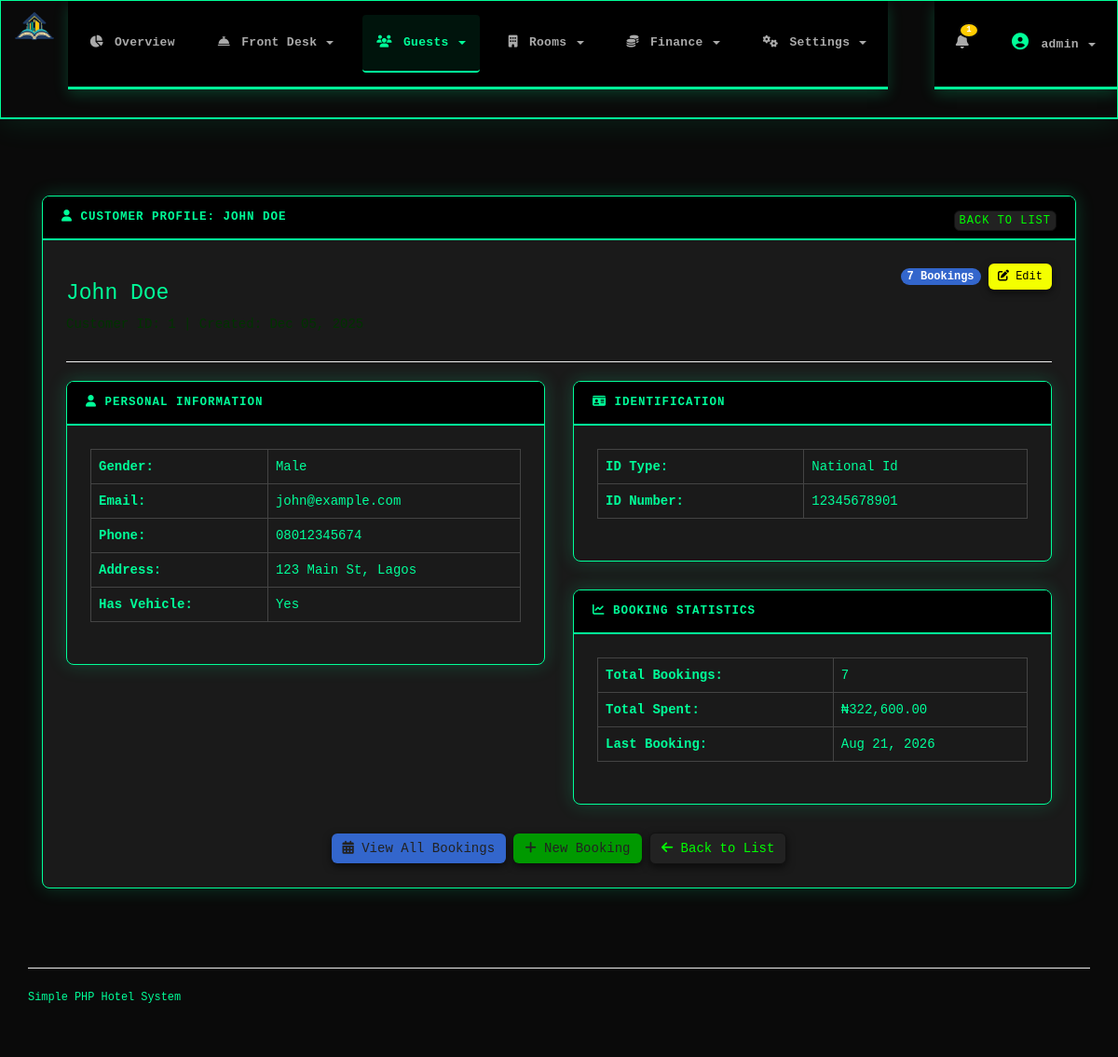
Screenshot of /admin_customers.php?view=1 (signed in) with the database file from the repository.
### tables this page shows
CREATE TABLE `customers` (
  `id` bigint(20) UNSIGNED NOT NULL,
  `firstname` varchar(100) NOT NULL,
  `lastname` varchar(100) NOT NULL,
  `gender` enum('male','female','other') DEFAULT 'male',
  `email` varchar(150) NOT NULL,
  `phone` varchar(50) DEFAULT NULL,
  `created_at` timestamp NULL DEFAULT CURRENT_TIMESTAMP,
  `address` text,
  `has_car` tinyint(1) DEFAULT '0',
  `id_type` varchar(50) DEFAULT NULL,
  `id_number` varchar(100) DEFAULT NULL,
  `notes` text
);

### functions.php (called while the page is built, shortened)
<?php
function h($string) {
    return htmlspecialchars($string, ENT_QUOTES, 'UTF-8');
}
?>

### admin_customers.php (the view, shortened to what this page needs)
<?php
require_once __DIR__.'/functions.php';
$pending_booking = null;
$booking_mode = ($pending_booking !== null);
$view_customer_id = isset($_GET['view']) ? (int)$_GET['view'] : 0;
$edit_customer_id = isset($_GET['edit']) ? (int)$_GET['edit'] : 0;
$current_customer = null;
if ($view_customer_id > 0 || $edit_customer_id > 0) {
    $customer_id = $view_customer_id > 0 ? $view_customer_id : $edit_customer_id;
    $sql = "SELECT c.*,
                   COUNT(b.id) as total_bookings,
                   SUM(b.amount) as total_spent,
                   MAX(b.created_at) as last_booking_date
            FROM customers c
            LEFT JOIN bookings b ON c.id = b.customer_id
            WHERE c.id = $customer_id
            GROUP BY c.id";
    $result = mysqli_query($conn, $sql);
    if ($result && mysqli_num_rows($result) > 0) {
        $current_customer = mysqli_fetch_assoc($result);
    }
}
include __DIR__.'/header.php';
?>
<div class="container-fluid main-container">
    <div class="content-wrapper">
        <?php if ($current_customer && $view_customer_id > 0): ?>
        <div class="row">
            <div class="col-md-12">
                <div class="card">
                    <div class="card-header">
                        <h4>
                            <i class="fa fa-user"></i> Customer Profile: <?php echo htmlspecialchars($current_customer['firstname'] . ' ' . $current_customer['lastname']); ?>
                            <a href="admin_customers.php<?php echo $booking_mode ? '?booking_mode=1' : ''; ?>" class="btn btn-xs btn-default pull-right">Back to List</a>
                        </h4>
                    </div>
                    <div class="card-body">
                        <?php
                        $created_date = date('M d, Y', strtotime($current_customer['created_at']));
                        $last_booking = $current_customer['last_booking_date'] ? date('M d, Y', strtotime($current_customer['last_booking_date'])) : 'Never';
                        $gender_display = ucfirst($current_customer['gender']);
                        $has_car_display = $current_customer['has_car'] ? 'Yes' : 'No';
                        $id_type_display = !empty($current_customer['id_type']) ? ucwords(str_replace('_', ' ', $current_customer['id_type'])) : 'Not specified';
                        $total_spent_display = $current_customer['total_spent'] ? '₦' . number_format($current_customer['total_spent'], 2) : '₦0.00';
                        ?>
                        <div class="row">
                            <div class="col-md-8">
                                <h3><?php echo htmlspecialchars($current_customer['firstname'] . ' ' . $current_customer['lastname']); ?></h3>
                                <p class="text-muted">Customer ID: <?php echo h($current_customer['id']); ?> | Created: <?php echo h($created_date); ?></p>
                            </div>
                            <div class="col-md-4 text-right">
                                <span class="badge badge-info"><?php echo $current_customer['total_bookings'] ? $current_customer['total_bookings'] : 0; ?> Bookings</span>
                                <a href="admin_customers.php?edit=<?php echo h($current_customer['id']); ?>" class="btn btn-warning btn-sm">
                                    <i class="fa fa-edit"></i> Edit
                                </a>
                            </div>
                        </div>
                        <hr>
                        <div class="row">
                            <div class="col-md-6">
                                <div class="card">
                                    <div class="card-header">
                                        <h5><i class="fa fa-user"></i> Personal Information</h5>
                                    </div>
                                    <div class="card-body">
                                        <table class="table table-bordered">
                                            <tr>
                                                <td><strong>Gender:</strong></td>
                                                <td><?php echo h($gender_display); ?></td>
                                            </tr>
                                            <tr>
                                                <td><strong>Email:</strong></td>
                                                <td><?php echo htmlspecialchars($current_customer['email']); ?></td>
                                            </tr>
                                            <tr>
                                                <td><strong>Phone:</strong></td>
                                                <td><?php echo htmlspecialchars($current_customer['phone'] ? $current_customer['phone'] : 'Not provided'); ?></td>
                                            </tr>
                                            <tr>
                                                <td><strong>Address:</strong></td>
                                                <td><?php echo nl2br(htmlspecialchars($current_customer['address'] ? $current_customer['address'] : 'Not provided')); ?></td>
                                            </tr>
                                            <tr>
                                                <td><strong>Has Vehicle:</strong></td>
                                                <td><?php echo h($has_car_display); ?></td>
                                            </tr>
                                        </table>
                                    </div>
                                </div>
                            </div>
                            <div class="col-md-6">
                                <div class="card">
                                    <div class="card-header">
                                        <h5><i class="fa fa-id-card"></i> Identification</h5>
                                    </div>
                                    <div class="card-body">
                                        <table class="table table-bordered">
                                            <tr>
                                                <td><strong>ID Type:</strong></td>
                                                <td><?php echo h($id_type_display); ?></td>
                                            </tr>
                                            <tr>
                                                <td><strong>ID Number:</strong></td>
                                                <td><?php echo htmlspecialchars($current_customer['id_number'] ? $current_customer['id_number'] : 'Not provided'); ?></td>
                                            </tr>
                                        </table>
                                    </div>
                                </div>
                                <div class="card mt-3">
                                    <div class="card-header">
                                        <h5><i class="fa fa-chart-line"></i> Booking Statistics</h5>
                                    </div>
                                    <div class="card-body">
                                        <table class="table table-bordered">
                                            <tr>
                                                <td><strong>Total Bookings:</strong></td>
                                                <td><?php echo $current_customer['total_bookings'] ? $current_customer['total_bookings'] : 0; ?></td>
                                            </tr>
                                            <tr>
                                                <td><strong>Total Spent:</strong></td>
                                                <td><?php echo h($total_spent_display); ?></td>
                                            </tr>
                                            <tr>
                                                <td><strong>Last Booking:</strong></td>
                                                <td><?php echo h($last_booking); ?></td>
                                            </tr>
                                        </table>
                                    </div>
                                </div>
                            </div>
                        </div>
                        <div class="text-center mt-3">
                            <a href="admin_view_customer_bookings.php?id=<?php echo h($current_customer['id']); ?>" class="btn btn-info">
                                <i class="fa fa-calendar-alt"></i> View All Bookings
                            </a>
                            <a href="admin_create_booking.php?customer_id=<?php echo h($current_customer['id']); ?>" class="btn btn-success">
                                <i class="fa fa-plus"></i> New Booking
                            </a>
                            <a href="admin_customers.php<?php echo isset($_GET['booking_mode']) ? '?booking_mode=1' : ''; ?>" class="btn btn-default">
                                <i class="fa fa-arrow-left"></i> Back to List
                            </a>
                        </div>
                    </div>
                </div>
            </div>
        </div>
        <?php endif; ?>
    </div>
</div>
<?php include __DIR__.'/footer.php'; ?>

### rows the page displays
customers: firstname+lastname "JOHN DOE", firstname+lastname "John Doe", gender "Male", email "john@example.com", phone "08012345674", address "123 Main St, Lagos", has_car "Yes", id_type "National Id", id_number "12345678901"

### other values shown
$notification_types "1"
get_current_admin_username() "admin"
$current_customer['total_bookings'] "7"
$total_spent_display "₦322,600.00"
$last_booking "Aug 21, 2026"
